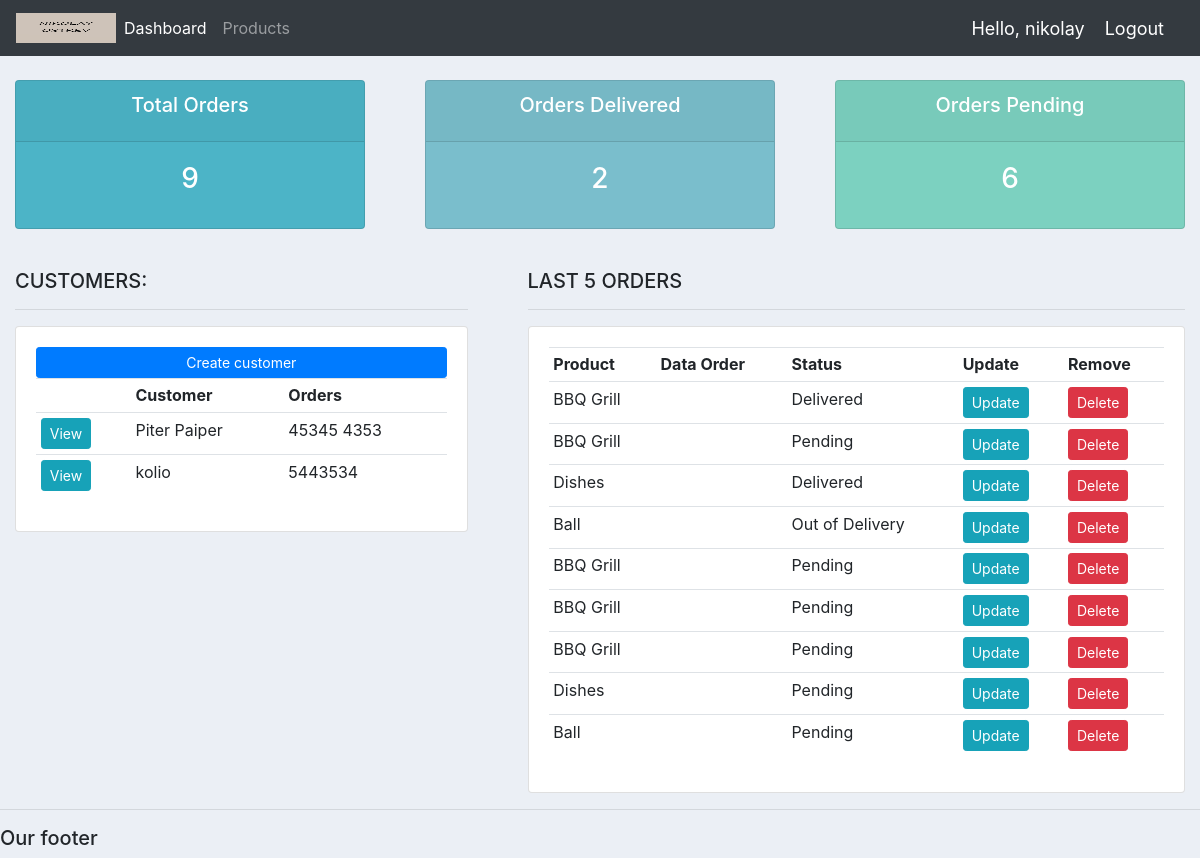
The app's page / (signed in) with its own data.
### customer_app/accounts/models.py (models this page shows, shortened)
class Customer(models.Model):
    user = models.OneToOneField(User, null=True, blank=True, on_delete=models.CASCADE)
    name = models.CharField(max_length=200, null=True)
    phone = models.CharField(max_length=200, null=True)
    email = models.CharField(max_length=200, null=True)
    profile_pic = models.ImageField(default='person.png', null=True, blank=True)
    date_create = models.DateTimeField(auto_now_add=True, null=True)

class Order(models.Model):
    STATUS = (
        ('Pending', 'Pending'),
        ('Out of Delivery', 'Out of Delivery'),
        ('Delivered', 'Delivered'),
    )
    customer = models.ForeignKey(Customer, null=True, on_delete=models.SET_NULL)
    product = models.ForeignKey(Product, null=True, on_delete=models.SET_NULL)
    date_created = models.DateTimeField(auto_now_add=True, null=True)
    status = models.CharField(max_length=200, null=True, choices=STATUS)
    note = models.CharField(max_length=1000, null=True)

class Product(models.Model):
    CATEGORY = (
        ('Indor', 'Indor'),
        ('Out Door', 'Out Door'),
    )
    name = models.CharField(max_length=200, null=True)
    price = models.FloatField(null=True)
    category = models.CharField(max_length=200, null=True, choices=CATEGORY)
    description = models.CharField(max_length=200, null=True, blank=True)
    date_create = models.DateTimeField(auto_now_add=True, null=True)
    tags = models.ManyToManyField(Tag)
    def __str__(self):
        return self.name

### customer_app/accounts/decorators.py (the view)
    def wrapper_func(request, *args, **kwargs):
        group = None
        if request.user.groups.exists():
            group = request.user.groups.all()[0].name
        if group == 'customer':
            return redirect('user-page')
        if group == 'admin':
            return view_func(request, *args, **kwargs)

### customer_app/accounts/views.py (called while the page is built)
@login_required(login_url='login')
@admin_only
def home(request):
    orders = Order.objects.all()
    customers = Customer.objects.all()
    total_customers = customers.count()
    total_orders = orders.count()
    delivered = orders.filter(status='Delivered').count()
    pending = orders.filter(status='Pending').count()
    context = {
        'orders': orders, 'customers': customers, 'total_orders': total_orders,
        'delivered': delivered, 'pending': pending
    }
    return render(request, 'accounts/dashboard.html', context)

### templates/accounts/dashboard.html
{% extends 'accounts/main.html' %}
{% block content %}
{% include 'accounts/status.html' %}
<br>
<div class="row">
    <div class="col-md-5">
        <div class="col-md">
            <h5>CUSTOMERS:</h5>
            <hr>
            <div class="card card-body">
                <a class="btn btn-primary btn-sm btn-block" href="">Create customer</a>
                <table class="table table-sm">
                    <tr>
                        <th></th>
                        <th>Customer</th>
                        <th>Orders</th>
                    </tr>
                    {% for customer in customers %}
                        <tr>
                            <td><a class="btn btn-info btn-sm" href="{% url 'customer' customer.id %}">View</a></td>
                            <td>{{ customer.name }}</td>
                            <td>{{ customer.phone }}</td>
                        </tr>
                    {% endfor %}
                </table>
            </div>
        </div>
    </div>
    <div class="col-md-7">
        <div class="col-md">
            <h5>LAST 5 ORDERS</h5>
            <hr>
            <div class="card card-body">
                <table class="table table-sm">
                    <tr>
                        <th>Product</th>
                        <th>Data Order</th>
                        <th>Status</th>
                        <th>Update</th>
                        <th>Remove</th>
                    </tr>
                    {% for order in orders %}
                        <tr>
                            <td>{{ order.product }}</td>
                            <td>{{ order.date_create }}</td>
                            <td>{{ order.status }}</td>
                            <td><a class="btn btn-info btn-sm" href="{% url 'update_order' order.id %}">Update</a></td>
                            <td><a class="btn btn-danger btn-sm" href="{% url 'delete_order' order.id %}">Delete</a></td>
                        </tr>
                    {% endfor %}
                </table>
            </div>
        </div>
    </div>
</div>
{% endblock %}

### templates/accounts/main.html (shortened to what this page needs)
{% load static %}
<!DOCTYPE html>
<html lang="en">
<head>
    <link rel="stylesheet" href="https://stackpath.bootstrapcdn.com/bootstrap/4.4.1/css/bootstrap.min.css">
    <link rel="stylesheet" type="text/css" href="{% static '/css/main.css' %}">
</head>
<body>
    {% include 'accounts/navbar.html' %}
    {% block content %}
    {% endblock %}
    <hr>
    <h5>Our footer</h5>
</body>
</html>

### templates/accounts/navbar.html (shortened to what this page needs)
{% load static %}
<nav class="navbar navbar-expand-lg navbar-dark bg-dark">
    <img id="logo" src="{% static 'images/logo.png' %}">
    <div class="collapse navbar-collapse" id="navbarNav">
        <ul class="navbar-nav">
            {% if request.user.is_staff %}
            <li class="nav-item active">
                <a class="nav-link" href="{% url 'home' %}">Dashboard</a>
            </li>
            <li class="nav-item">
                <a class="nav-link" href="{% url 'products' %}">Products</a>
            </li>
            {% else %}
                <li class="nav-item">
                    <a class="nav-link" href="{% url 'account' %}">Settings</a>
                </li>
            {% endif %}
        </ul>
    </div>
    <span class="hello-msg">Hello, {{ request.user }} </span>
    <span><a class="hello-msg" href="{% url 'logout' %}">Logout</a></span>
</nav>

### templates/accounts/status.html
<br>
<div class="row">
    <div class="col">
        <div class="col-md">
            <div class="card text-center text-white mb-3" id="total-orders">
                <div class="card-header">
                    <h5 class="card-title">Total Orders</h5>
                </div>
                <div class="card-body">
                    <h3 class="card-title">{{ total_orders }}</h3>
                </div>
            </div>
        </div>
    </div>
    <div class="col">
        <div class="col-md">
            <div class="card text-center text-white mb-3" id="orders-delivered">
                <div class="card-header">
                    <h5 class="card-title">Orders Delivered</h5>
                </div>
                <div class="card-body">
                    <h3 class="card-title">{{ delivered }}</h3>
                </div>
            </div>
        </div>
    </div>
    <div class="col">
        <div class="col-md">
            <div class="card text-center text-white mb-3" id="orders-pending">
                <div class="card-header">
                    <h5 class="card-title">Orders Pending</h5>
                </div>
                <div class="card-body">
                    <h3 class="card-title">{{ pending }}</h3>
                </div>
            </div>
        </div>
    </div>
</div>

### static/css/main.css (style rules this page uses)
#logo { width: 100px; height: 30px; overflow: hidden; }
body { background-color: #ebeff5; }
#total-orders { background-color: #4cb4c7; }
#orders-delivered { background-color: #7abecc; }
#orders-pending { background-color: #7CD1C0; }

### templates/accounts/navbar.html (style rules this page uses)
.hello-msg { font-size: 18px; color: #fff; margin-right: 20px; }

### records on screen
Customer: name "Piter Paiper", phone "45345 4353"
Customer: name "kolio", phone "5443534"
Order: product "BBQ Grill", status "Delivered"
Order: product "BBQ Grill", status "Pending"
Order: product "Dishes", status "Delivered"
Order: product "Ball", status "Out of Delivery"
Order: product "BBQ Grill", status "Pending"
Order: product "BBQ Grill", status "Pending"
Order: product "BBQ Grill", status "Pending"
Order: product "Dishes", status "Pending"
Order: product "Ball", status "Pending"

### other values on screen
{{ request.user }} "nikolay"
{{ total_orders }} "9"
{{ delivered }} "2"
{{ pending }} "6"
